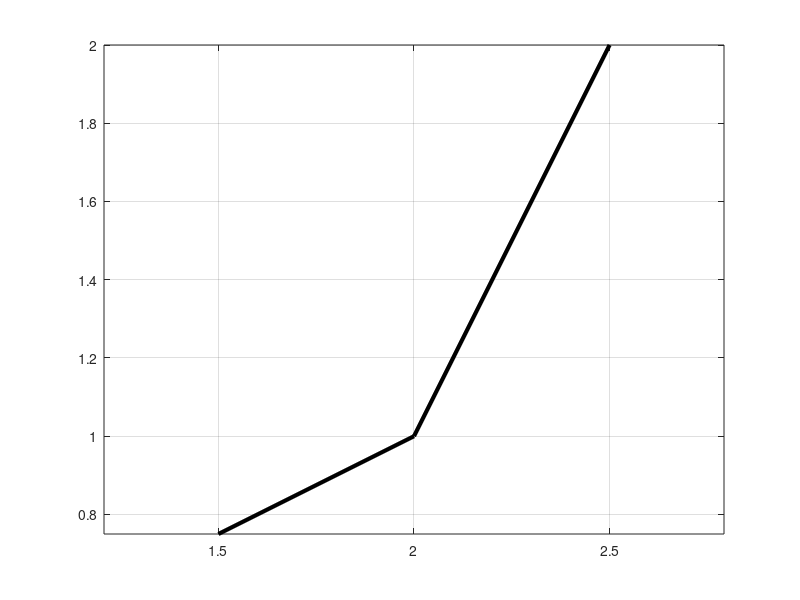

The MATLAB script that drew this image: (Note: this script raises an error after producing the figure.)
function varargout = atest_F2d_PlotSys_Hinge(tcVec)
   
   if nargin < 1 || isempty(tcVec)
      tcVec = [1:4];
   end
   
   clf; 
   
   for i = 1:numel(tcVec)
      tc = tcVec(i);
      okVec(i) = runtest(tc);
   end
   
   [varargout{1:nargout}] = atest_ProcessResults(tcVec, okVec);
   
end

function ok = runtest(tc)
   
   axis equal; hold on; grid on; box on;
   
   plot([1.5 2 2.5], [.75 1 2], 'k', 'LineWidth', 3);
   
   if tc == 1
      Locks = [1 1 1];
      rot = 0;
      scale = [];
      
   elseif tc == 2
      Locks = [0 0 0];
      rot = 15;
      scale = .2;    
      
   elseif tc == 3
      Locks = [1 0 1];
      rot = 15;
      scale = .2;
            
   elseif tc == 4
      Locks = [0 1 1];
      rot = 15;
      scale = .2;
   else
      error('no such testcase: [%i]', tc)
   end

   F2d_PlotSys_Hinge(1*tc, 1, Locks, rot, scale);
   ok = 1;

end


